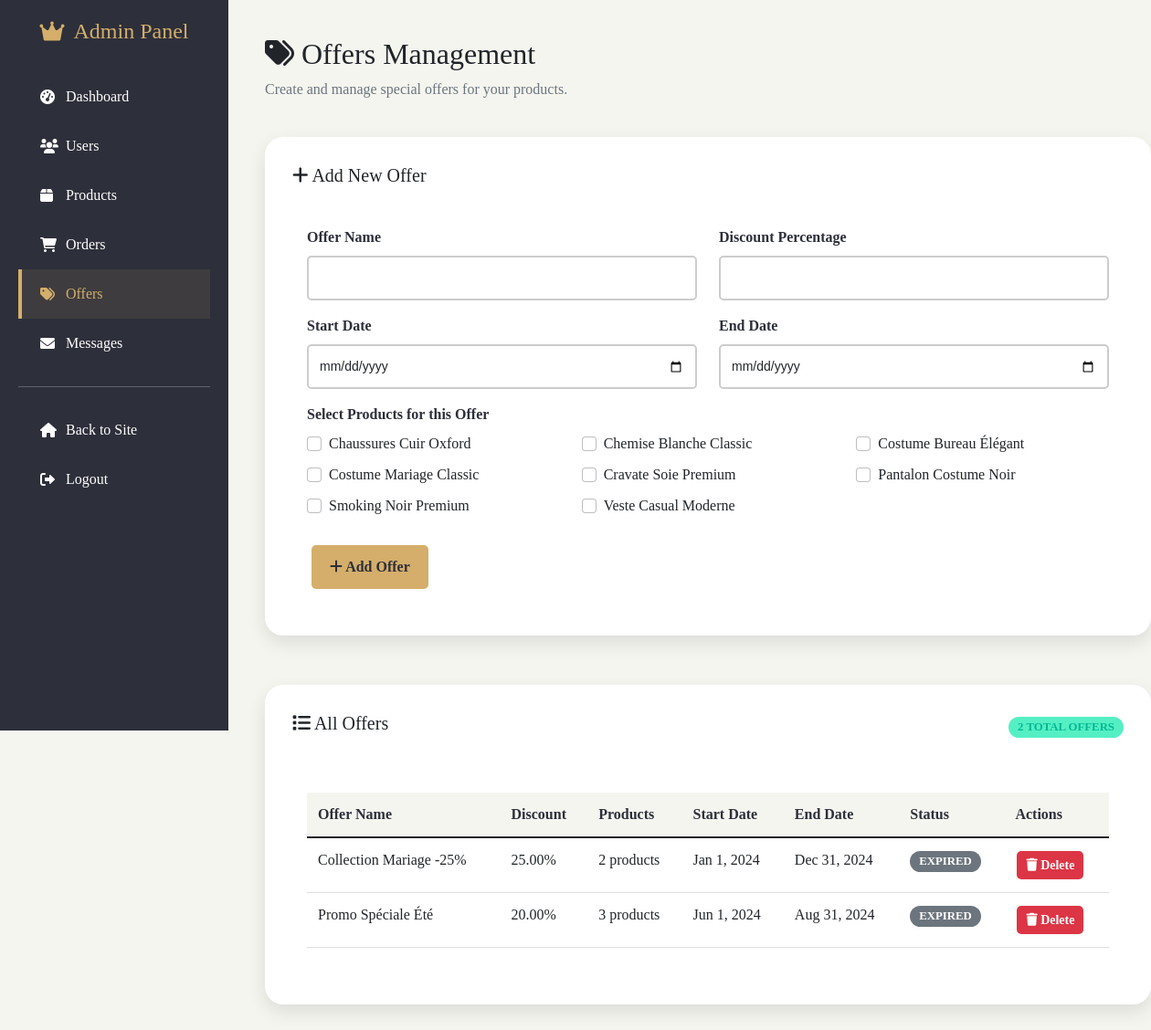
Screenshot of /admin.php?section=offers (signed in) with the database file from the repository.
### tables this page shows
CREATE TABLE products (
    id INT PRIMARY KEY AUTO_INCREMENT,
    name VARCHAR(255) NOT NULL,
    price DECIMAL(10,2) NOT NULL,
    stock INT NOT NULL,
    category VARCHAR(50) NOT NULL,
    color VARCHAR(50),
    size VARCHAR(20),
    description TEXT,
    image_url VARCHAR(255),
    created_at TIMESTAMP DEFAULT CURRENT_TIMESTAMP
);

CREATE TABLE offers (
    id INT PRIMARY KEY AUTO_INCREMENT,
    name VARCHAR(255) NOT NULL,
    discount_percentage DECIMAL(5,2) NOT NULL,
    start_date DATE NOT NULL,
    end_date DATE NOT NULL,
    created_at TIMESTAMP DEFAULT CURRENT_TIMESTAMP
);

### admin_sections/offers.php (the view, shortened to what this page needs)
<?php
$offers_query = "
    SELECT o.*, COUNT(op.product_id) as product_count
    FROM offers o
    LEFT JOIN offer_products op ON o.id = op.offer_id
    GROUP BY o.id
    ORDER BY o.created_at DESC
";
$offers_result = $mysqli->query($offers_query);
$offers = $offers_result->fetch_all(MYSQLI_ASSOC);
$products_query = "SELECT id, name FROM products ORDER BY name";
$products_result = $mysqli->query($products_query);
$all_products = $products_result->fetch_all(MYSQLI_ASSOC);
?>
<div class="row mb-4">
    <div class="col-12">
        <h2><i class="fas fa-tags"></i> Offers Management</h2>
        <p class="text-muted">Create and manage special offers for your products.</p>
    </div>
</div>
<div class="row mb-4">
    <div class="col-12">
        <div class="card">
            <div class="card-header">
                <h5><i class="fas fa-plus"></i> Add New Offer</h5>
            </div>
            <div class="card-body">
                <form method="POST">
                    <div class="row">
                        <div class="col-md-6 mb-3">
                            <label for="offer_name" class="form-label">Offer Name</label>
                            <input type="text" class="form-control" id="offer_name" name="offer_name" required>
                        </div>
                        <div class="col-md-6 mb-3">
                            <label for="discount" class="form-label">Discount Percentage</label>
                            <input type="number" step="0.01" min="0" max="100" class="form-control" id="discount" name="discount" required>
                        </div>
                    </div>
                    <div class="row">
                        <div class="col-md-6 mb-3">
                            <label for="start_date" class="form-label">Start Date</label>
                            <input type="date" class="form-control" id="start_date" name="start_date" required>
                        </div>
                        <div class="col-md-6 mb-3">
                            <label for="end_date" class="form-label">End Date</label>
                            <input type="date" class="form-control" id="end_date" name="end_date" required>
                        </div>
                    </div>
                    <div class="mb-3">
                        <label class="form-label">Select Products for this Offer</label>
                        <div class="row">
                            <?php foreach ($all_products as $product): ?>
                                <div class="col-md-4 mb-2">
                                    <div class="form-check">
                                        <input class="form-check-input" type="checkbox" name="product_ids[]" value="<?= $product['id'] ?>" id="product_<?= $product['id'] ?>">
                                        <label class="form-check-label" for="product_<?= $product['id'] ?>">
                                            <?= htmlspecialchars($product['name']) ?>
                                        </label>
                                    </div>
                                </div>
                            <?php endforeach; ?>
                        </div>
                    </div>
                    <button type="submit" class="btn btn-primary">
                        <i class="fas fa-plus"></i> Add Offer
                    </button>
                </form>
            </div>
        </div>
    </div>
</div>
<div class="row">
    <div class="col-12">
        <div class="card">
            <div class="card-header d-flex justify-content-between align-items-center">
                <h5><i class="fas fa-list"></i> All Offers</h5>
                <span class="badge bg-primary"><?= count($offers) ?> Total Offers</span>
            </div>
            <div class="card-body">
                <?php if (empty($offers)): ?>
                    <p class="text-muted">No offers found.</p>
                <?php else: ?>
                    <div class="table-responsive">
                        <table class="table table-hover">
                            <thead>
                                <tr>
                                    <th>Offer Name</th>
                                    <th>Discount</th>
                                    <th>Products</th>
                                    <th>Start Date</th>
                                    <th>End Date</th>
                                    <th>Status</th>
                                    <th>Actions</th>
                                </tr>
                            </thead>
                            <tbody>
                                <?php foreach ($offers as $offer): ?>
                                    <?php
                                    $status = 'expired';
                                    ?>
                                    <tr>
                                        <td><?= htmlspecialchars($offer['name']) ?></td>
                                        <td><?= $offer['discount_percentage'] ?>%</td>
                                        <td><?= $offer['product_count'] ?> products</td>
                                        <td><?= date('M j, Y', strtotime($offer['start_date'])) ?></td>
                                        <td><?= date('M j, Y', strtotime($offer['end_date'])) ?></td>
                                        <td>
                                            <span class="badge bg-<?= $status === 'active' ? 'success' : ($status === 'upcoming' ? 'info' : 'secondary') ?>">
                                                <?= ucfirst($status) ?>
                                            </span>
                                        </td>
                                        <td>
                                            <button class="btn btn-danger btn-sm btn-action" onclick="deleteItem('offer', <?= $offer['id'] ?>)">
                                                <i class="fas fa-trash"></i> Delete
                                            </button>
                                        </td>
                                    </tr>
                                <?php endforeach; ?>
                            </tbody>
                        </table>
                    </div>
                <?php endif; ?>
            </div>
        </div>
    </div>
</div>

### admin.php (shortened to what this page needs)
<?php
require_once 'auth.php';
$section = $_GET['section'] ?? 'dashboard';
?>
<!DOCTYPE html>
<html lang="en">
<head>
    <link href="https://cdn.jsdelivr.net/npm/bootstrap@5.1.3/dist/css/bootstrap.min.css" rel="stylesheet">
    <link href="https://cdnjs.cloudflare.com/ajax/libs/font-awesome/6.0.0/css/all.min.css" rel="stylesheet">
    <link href="https://cdn.jsdelivr.net/npm/bootstrap@5.1.3/dist/css/bootstrap.min.css" rel="stylesheet">
<link href="admin.css" rel="stylesheet">
</head>
<body>
    <div class="container-fluid">
        <div class="row">
            <div class="col-md-3 col-lg-2 sidebar">
                <div class="p-3">
                    <h4 class="text-white mb-4"><i class="fas fa-crown"></i> Admin Panel</h4>
                    <nav class="nav flex-column">
                        <a class="nav-link <?= $section === 'dashboard' ? 'active' : '' ?>" href="?section=dashboard">
                            <i class="fas fa-tachometer-alt me-2"></i> Dashboard
                        </a>
                        <a class="nav-link <?= $section === 'users' ? 'active' : '' ?>" href="?section=users">
                            <i class="fas fa-users me-2"></i> Users
                        </a>
                        <a class="nav-link <?= $section === 'products' ? 'active' : '' ?>" href="?section=products">
                            <i class="fas fa-box me-2"></i> Products
                        </a>
                        <a class="nav-link <?= $section === 'orders' ? 'active' : '' ?>" href="?section=orders">
                            <i class="fas fa-shopping-cart me-2"></i> Orders
                        </a>
                        <a class="nav-link <?= $section === 'offers' ? 'active' : '' ?>" href="?section=offers">
                            <i class="fas fa-tags me-2"></i> Offers
                        </a>
                        <a class="nav-link <?= $section === 'messages' ? 'active' : '' ?>" href="?section=messages">
                            <i class="fas fa-envelope me-2"></i> Messages
                        </a>
                        <hr class="text-white">
                        <a class="nav-link" href="homepage.php">
                            <i class="fas fa-home me-2"></i> Back to Site
                        </a>
                        <a class="nav-link" href="login.php?logout=1">
                            <i class="fas fa-sign-out-alt me-2"></i> Logout
                        </a>
                    </nav>
                </div>
            </div>
            <div class="col-md-9 col-lg-10 main-content">
                <div class="p-4">
                    <?php
                    switch ($section) {
                        case 'offers':
                            include 'admin_sections/offers.php';
                            break;
                    }
                    ?>
                </div>
            </div>
        </div>
    </div>
</body>
</html>

### admin.css (style rules this page uses)
* { margin: 0; padding: 0; box-sizing: border-box; }
body { margin: 0; font-family: 'Kadwa', serif; background-color: #F5F5F0; overflow-x: hidden; }
.container-fluid { padding: 0; margin: 0; height: 100vh; display: flex; flex-direction: column; }
.container-fluid > .row { margin: 0; flex: 1; }
.sidebar { position: fixed; left: 0; top: 0; width: 250px; height: 100vh; background-color: #2D2F3A !important; background-image: none !important; z-index: 1000; display: flex; flex-direction: column; padding: 0 !important; }
.sidebar > .p-3 { padding: 20px !important; height: 100%; display: flex; flex-direction: column; }
.sidebar h4 { color: #D4AE6A !important; font-size: 1.5rem; margin-bottom: 30px !important; text-align: center; display: flex; align-items: center; justify-content: center; gap: 10px; }
.sidebar h4 i { color: #D4AE6A; }
.sidebar .nav { display: flex; flex-direction: column; flex: 1; }
.sidebar .nav-link { display: flex; align-items: center; color: white !important; text-decoration: none; padding: 15px 20px !important; margin: 0 !important; transition: all 0.3s ease; border-left: 4px solid transparent; border-radius: 0 !important; background: none !important; }
.sidebar .nav-link i { margin-right: 10px; width: 20px; color: white; }
.sidebar .nav-link:hover, .sidebar .nav-link.active { background-color: rgba(212, 174, 106, 0.1) !important; border-left-color: #D4AE6A; color: #D4AE6A !important; }
.sidebar .nav-link:hover i, .sidebar .nav-link.active i { color: #D4AE6A; }
.sidebar hr { border-color: rgba(255, 255, 255, 0.2) !important; margin: 20px 0; }
.main-content { margin-left: 250px; background-color: #F5F5F0 !important; min-height: 100vh; padding: 0 !important; }
.main-content > .p-4 { padding: 40px !important; }
.card { background: white !important; border-radius: 20px !important; border: none !important; margin-bottom: 30px; padding: 30px; box-shadow: 0 8px 20px rgba(0, 0, 0, 0.1) !important; }
.card-header { background: none !important; border: none !important; padding: 0 0 20px 0 !important; }
.btn { background-color: #D4AE6A !important; color: #2D2F3A !important; border: none !important; padding: 12px 20px !important; border-radius: 5px !important; cursor: pointer; font-weight: bold; margin: 5px; transition: all 0.3s ease; text-decoration: none; display: inline-block; text-align: center; }
.btn-danger { background-color: #dc3545 !important; color: white !important; }
.btn-primary { background-color: #D4AE6A !important; color: #2D2F3A !important; border: none !important; }
.btn-sm { padding: 5px 10px !important; font-size: 0.875rem; }
.btn-action { padding: 5px 10px !important; margin: 2px !important; border-radius: 5px !important; }
.form-label { display: block; font-weight: bold; color: #2D2F3A; margin-bottom: 8px; }
.form-control, .form-select { width: 100%; padding: 12px !important; border: 2px solid #CCCCCC !important; border-radius: 5px !important; font-family: 'Poppins', sans-serif; font-size: 14px; transition: border-color 0.3s ease; background-color: white; }
.table { width: 100%; border-collapse: collapse; margin-top: 20px; background: white; }
.table th, .table td { padding: 12px !important; text-align: left; border-bottom: 1px solid #ddd !important; border-top: none !important; }
.table th { background-color: #F5F5F0 !important; font-weight: bold; color: #2D2F3A; }
.table-responsive { border-radius: 15px !important; overflow: hidden; }
.badge { padding: 5px 10px; border-radius: 15px; font-size: 0.8rem; font-weight: bold; text-transform: uppercase; }
.badge.bg-primary { background-color: #55efc4 !important; color: #00b894 !important; }

### rows the page displays
products: name "Chaussures Cuir Oxford"
products: name "Chemise Blanche Classic"
products: name "Costume Bureau Élégant"
products: name "Costume Mariage Classic"
products: name "Cravate Soie Premium"
products: name "Pantalon Costume Noir"
products: name "Smoking Noir Premium"
products: name "Veste Casual Moderne"
offers: name "Collection Mariage -25%", discount_percentage "25.00", product_count "2", start_date "Jan 1, 2024", end_date "Dec 31, 2024", status "EXPIRED"
offers: name "Promo Spéciale Été", discount_percentage "20.00", product_count "3", start_date "Jun 1, 2024", end_date "Aug 31, 2024", status "EXPIRED"

### other values shown
count($offers) "2"
